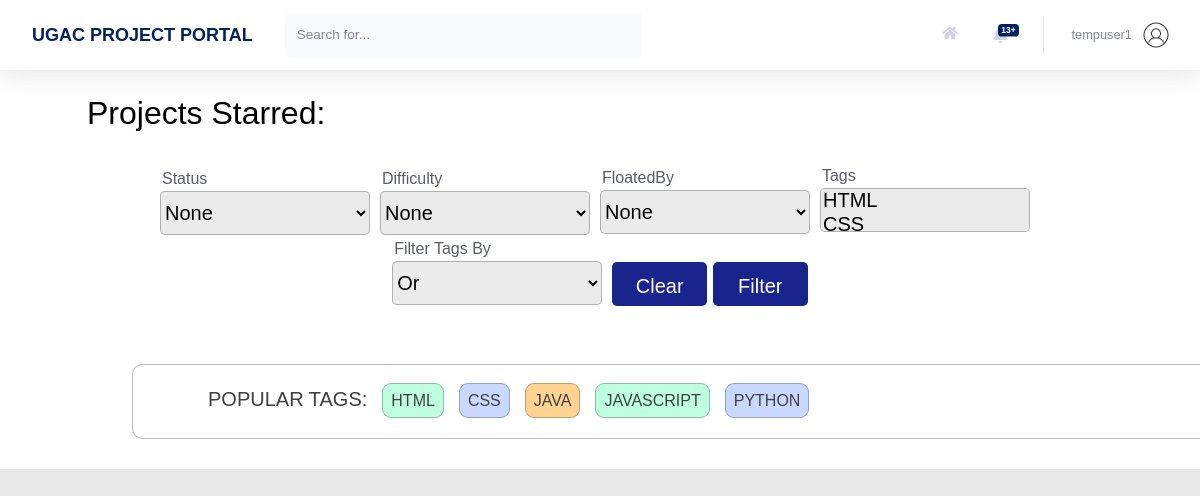
Page /profile/projects/view/ (signed in) on the committed database.
### users/models.py (models this page shows, shortened)
class Profile(models.Model):
    user = models.OneToOneField(User, on_delete=models.CASCADE)
    image = models.ImageField(default = 'default.jpg', upload_to='profile_pics', blank=True)
    rollno = models.CharField(max_length=10)
    year = models.CharField(max_length=30, choices = YEAR_CHOICES)
    branch = models.CharField(max_length=30, choices = BRANCH_CHOICES)
    techskills = models.TextField()
    starred_projects = models.ManyToManyField(Project, related_name='starred_projects', blank = True)
    liked_projects = models.ManyToManyField(Project, related_name='liked_projects', blank = True)
    cv = models.FileField(blank = True, upload_to='resumes',validators=[FileExtensionValidator(allowed_extensions=['pdf'])])
    linked_in_link = models.CharField(blank=True, max_length=100)
    portfolio_link = models.CharField(blank=True, max_length=100)
    github_link = models.CharField(blank=True, max_length=100)

### home/models.py (models this page shows)
class Tag(models.Model):
    Title = models.CharField(max_length=20)
    def __str__(self):
        return f"{self.Title}"

### users/views.py (the view)
# urls.py: path('projects/view/', views.projects_view, name = 'projects-view'),
@login_required
def projects_view(request):
    req_projects, title, heading = get_projects_view_details(request)
    projects = get_filtered_projects(request, req_projects)
    projects = get_paginated_projects(request, projects)
    projects_id = get_user_projects_id(request.user)
    common_tags = get_most_common_tags(5)
    context = {
        'title': title,
        'users':User.objects.all(),
        'tags': Tag.objects.all(),
        'users_html':serialize("json", User.objects.all()),
        'tags_html':serialize("json", Tag.objects.all()),
        'projects': projects,
        'projects_id': projects_id,
        'notifications': Notification.objects.filter(user = request.user).order_by('-time'),
        'common_tags':common_tags,
        'heading': heading
    }
    return render(request, 'users/projects_view.html', context)

### functions.py (called while the page is built)
def get_filtered_projects(request, all_projects):
    myFilter = ProjectFilter(request.GET,queryset=all_projects)
    filtered_projects= myFilter.qs
    return filtered_projects

def get_most_common_tags(size):
    projects = Project.objects.all()
    tags = []
    for project in projects:
        project_tags = project.Tags.all()
        for project_tag in project_tags:
            tags.append(project_tag)
    return [x for x in Counter(tags)][:size]

def get_user_projects_id(user):
    floated_id = []
    liked_id = []
    applied_id = []
    requested_id = []
    starred_id = []
    all_project_list = Project.objects.all().order_by('-DatePosted')
    floated = all_project_list.filter(FloatedBy =  user)
    liked = user.profile.liked_projects.all()
    applied = all_project_list.filter(AlreadyApplied =  user)
    requested = all_project_list.filter(ApplyRequest = user)
    starred = user.profile.starred_projects.all()
    for project in floated:
        floated_id.append(project.id)
    for project in liked:
        liked_id.append(project.id)
    for project in applied:
        applied_id.append(project.id)
    for project in requested:
        requested_id.append(project.id)
    for project in starred:
        starred_id.append(project.id)
    return [floated_id, liked_id, applied_id, requested_id, starred_id]

def get_paginated_projects(request, projects):
    page = request.GET.get('page', 1)
    paginator = Paginator(projects, 6)
    try:
        paginated_projects = paginator.page(page)
    except PageNotAnInteger:
        paginated_projects = paginator.page(1)
    except EmptyPage:
        paginated_projects = paginator.page(paginator.num_pages)
    return paginated_projects

### home/filters.py (called while the page is built)
    @property
    def qs(self):
        qs = super().qs
        if len(self.data):
            Tags = self.data.getlist('Tags')
            FilterBy = self.data.get('FilterBy')
            if FilterBy == 'And':
                for x in Tags:
                    qs = qs.filter(Tags__in = [x])
        return qs

### users/templates/users/projects_view.html (shortened to what this page needs)
{% extends 'home/main.html' %}
{% load crispy_forms_tags %}
{% block headingBlock %}
<h2>{{ heading }}</h2>
{% endblock headingBlock %}

### home/templates/home/main.html (shortened to what this page needs)
{% extends 'home/base.html' %}
{% load static %}
{% load crispy_forms_tags %}
{% block customStylesheets %}
<link rel="stylesheet" type="text/css" href="{% static 'home/main.css' %}">
{% endblock customStylesheets %}
{% block content %}
{% block mainContentBlock %}
<div class="project_cards">
    {% block headingBlock %}{% endblock headingBlock %}
    <br>
    {% block filterBlock %}
    <form method="get" class="form-inline justify-content-lg-center h5 mb-0 text-gray-800 " style="width: 100%;">
        <div class="" style="padding-right:23px;width: 220px;">
            <label for="id_Status" style="font-size: 16px; font-weight: 300;float: left; ">Status</label>
            <select name="Status" id="id_Status" style="background-color:#EBEBEB; border: 1px solid rgba(0, 0, 0, 0.25); border-radius: 5px;width:210px; height:44px;">
                <option value="">None</option>
            </select>
        </div>
        <div class="" style="padding-right:23px; width: 220px;">
            <label for="id_Difficulty" style="font-size: 16px; font-weight: 300;float: left; ">Difficulty</label>
            <select name="Difficulty" id="id_Difficulty" style="background-color:#EBEBEB; border: 1px solid rgba(0, 0, 0, 0.25); border-radius: 5px;width:210px; height:44px;">
                <option value="">None</option>
            </select>
        </div>
        <div class="select2-selection select2-selection--single" style="padding-right:23px;width: 220px; margin-bottom: 2px;">
            <label for="id_FloatedBy" style="font-size: 16px; font-weight: 300;float: left; ">FloatedBy</label>
            <select name="FloatedBy" id="id_FloatedBy" class="searchable-select select2-selection__rendered" style="background-color:#EBEBEB; border: 1px solid rgba(0, 0, 0, 0.25); border-radius: 5px;width:210px; height:44px;">
                <option value="">None</option>
            </select>
        </div>
        <div class="" style="padding-right:23px;width: 220px; margin-bottom: 5px;">
            <label for="id_Tags" style="font-size: 16px; font-weight: 300;float: left; ">Tags</label>
            <select name="Tags" id="id_Tags" class="searchable-select-clearable select2-selection select2-selection--multiple" multiple="multiple" style="background-color:#EBEBEB; border: 1px solid rgba(0, 0, 0, 0.25); border-radius: 5px;width:210px; height:44px;">
                {% for TAG in tags %}
                <option value='{{TAG.id}}'>{{ TAG }}</option>
                {% endfor %}
            </select>
        </div>
        <div class="" style="padding-right:23px; width: 220px; margin-bottom: 5px;">
            <label for="id_FilterBy" style="font-size: 16px; font-weight: 300;float: left; ">Filter Tags By</label>
            <select name="FilterBy" id="id_FilterBy" style="background-color:#EBEBEB; border: 1px solid rgba(0, 0, 0, 0.25); border-radius: 5px;width:210px; height:44px;">
                <option value="Or" selected>Or</option>
            </select>
        </div>
        <div class="" style="padding-top: 20px;">
            <button type="button" onclick="clearFilters()" style="width: 95px; height: 44px; margin-left:0px; background: #19258C; color: white; border-radius: 5px; padding-top: 6px; border: 1px; padding-left: 12px; padding-right: 12px;">Clear</button>
            <button class="btn btn-primary" type="Submit" style="width: 95px; height: 44px; margin-left:0px; background: #19258C; color: white; border-radius: 5px; padding-top: 6px; padding-bottom: 1px;">Filter</button>
        </div>
    </form>
        <br>
    {% endblock filterBlock %}
    {% block tagsBlock %}
        <div class = "blog-container" style="flex: 1 0 45%; margin: 30px; width: 1260px; height: 75px; max-width: 1260px; margin-left: 45px; alignment: center; align-self: center; ">
        <div class="blog-tags-a" style="margin-left: 75px;">
        <br>
        <ul>
            POPULAR TAGS:
            {% for tag in common_tags %}
                <li style="margin-left: 15px;"><a href="/?Tags={{tag.id}}">{{ tag }}</a></li>
            {% endfor %}
        </ul>
        </div>
        </div>
    {% endblock tagsBlock %}
    {% endblock mainContentBlock %}
    {% endblock content %}

### home/templates/home/base.html (shortened to what this page needs)
{% load static %}
<!DOCTYPE html>
<html lang="en">
    <head>
        {% block stylesheets %}
        <link rel="stylesheet" type="text/css" href="{% static 'home/style.css' %}">
        <link rel="stylesheet" type="text/css" href="{% static 'home/cards.css' %}">
        {% endblock stylesheets %}
        {% block customStylesheets %}{% endblock customStylesheets %}
        {% block ajaxBlock %}
        <link href="https://cdnjs.cloudflare.com/ajax/libs/select2/4.0.3/css/select2.min.css" rel="stylesheet" />
        {% endblock ajaxBlock %}
        <link rel="stylesheet" href="https://pro.fontawesome.com/releases/v5.10.0/css/all.css" />
    </head>
    {% block mainBlock %}
    <body id="page-top">
        <div id="wrapper">
            <div id="content-wrapper" class="d-flex flex-column">
                <div id="content" style="background: white;">
                    <nav class="navbar navbar-expand navbar-light bg-white topbar mb-4 static-top shadow">
                        <div class="sidebar-brand-text mx-3" style="color: #022160; font-size: large; font-weight: bold"> UGAC PROJECT PORTAL </div>
                        <form method="POST" action="{{request.get_full_path}}" class="d-none d-sm-inline-block form-inline mr-auto ml-md-3 my-2 my-md-0 mw-100 navbar-search">
                            <div class="input-group">
                                <input type="text" class="form-control bg-light border-0 small" placeholder="Search for..." aria-label="Search" aria-describedby="basic-addon2" name="search">
                                <div class="input-group-append">
                                </div>
                            </div>
                        </form>
                        <ul class="navbar-nav ml-auto">
                            <a class="nav-link" href="{% url 'home' %}" role="button" style="margin-top: 13px;">
                                <i class="fas fa-home fa-fw fa-sm mr-2 text-gray-400"></i>
                            </a>
                            <li class="nav-item dropdown no-arrow mx-1">
                                <a class="nav-link dropdown-toggle" id="alertsDropdown" role="button" data-toggle="dropdown" aria-haspopup="true" aria-expanded="false">
                                    {% if notifications.count != 0 %}
                                    <span class="badge badge-danger badge-counter">
                                        {{notifications.count}}+
                                    </span> {% endif %}
                                </a>
                            </li>
                            <li class="nav-item dropdown no-arrow">
                                <a class="nav-link dropdown-toggle" id="userDropdown" role="button" data-toggle="dropdown" aria-haspopup="true" aria-expanded="false">
                                    <span class="mr-2 d-none d-lg-inline text-gray-600 small">{{user.username}}</span>
                                    <img class="img-profile rounded-circle" src="{{user.profile.image.url}}">
                                </a>
                            </li>
                        </ul>
                    </nav>
                    <div class="container-fluid">
                        {% block content %}{% endblock content %}
                    </div>
                </div>
            </div>
        </div>
    </body>
    {% endblock mainBlock %}
</html>

### home/static/home/cards.css (style rules this page uses)
.blog-container { flex: 1 0 45%; margin: 30px; width: 600px; height: 289px; max-width: 600px;" }
.blog-container { background: #fff; border: 1px solid rgba(0, 0, 0, 0.25); box-sizing: border-box; border-radius: 10px; font-family: 'Public Sans', sans-serif; font-style: normal; font-weight: 500; font-size: 20px; line-height: 23px; color: #404040; font-weight: 100; padding-top: 15px; }
@media only screen and (min-width: 930px) { .blog-container { margin:20px; width:330px; height:240px; padding-top:0px; } }
.blog-container a { color: #404040; text-decoration: none; transition: 0.25s ease; width: 429px; height: 33px; left: 31px; top: 77px; }
.blog-tags-a ul { display: flex; flex-direction: row; flex-wrap: wrap; list-style: none; padding-left: 0; }
.blog-tags-a li:nth-child(1) a { background: #BEFFE0; }
.blog-tags-a li:nth-child(2) a { background: #C9D8FF; }
.blog-tags-a li:nth-child(3) a { background: #FFD493; }
.blog-tags-a li:nth-child(4) a { background: #BEFFE0; }
.blog-tags-a li:nth-child(5) a { background: #C9D8FF; }
.blog-tags-a li+li { margin-left: 0.5rem; }
.blog-tags-a a { border: 1px solid rgba(0, 0, 0, 0.25); box-sizing: border-box; height: 35px; top: 224px; border-radius: 9px; padding: 0.5rem 0.5rem; text-align: center; text-transform: uppercase; white-space: nowrap; width: 82px; font-family: 'Public Sans', sans-serif; font-style: normal; font-weight: 300; font-size: 16px; line-height: 14px; }

### rows in the picture
Tag: {{ TAG.id }} 7 (drawn), Title "HTML"
Tag: {{ TAG.id }} 8 (drawn), Title "CSS"
Tag: Title "JAVA"
Tag: Title "JAVASCRIPT"
Tag: Title "PYTHON"

### other values in the picture
{{ notifications.count }} "13"
{{ user.username }} "tempuser1"
{{ heading }} "Projects Starred:"
